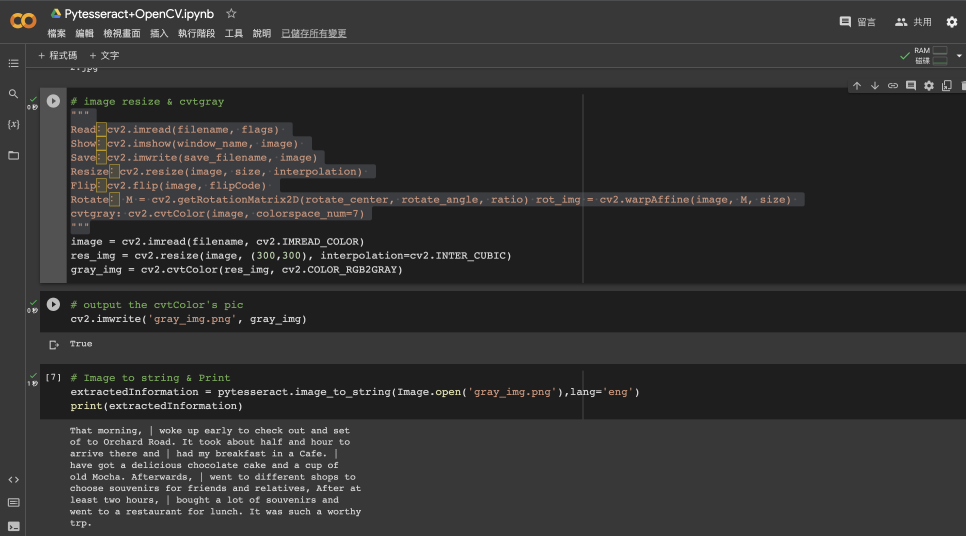
#> input picture pic/pic01.png, 2896 x 1608 px, found by its file name (shown at 1/3 size)
$ jupyter execute --allow-errors Pytesseract+OpenCV.ipynb   (shell and % lines are left out)
#> lines starting #> are read from the running program, lines starting #| are printed output that depends on the picture
[cell 1]
# Install tesseract-ocr & pytesseract

[cell 2]
# import package
import cv2
import numpy as np
import pytesseract
import shutil
import os
import random
try:
    from PIL import Image
except ImportError:
    import Image

[cell 3]
# file upload
from google.colab import files
uploaded = files.upload()
#> the answer given: pic01.png

[cell 4]
# get file name
filename = next(iter(uploaded))
print(filename)

[cell 5]
# image resize & cvtgray
"""
Read：cv2.imread(filename, flags)
Show：cv2.imshow(window_name, image)
Save：cv2.imwrite(save_filename, image)
Resize：cv2.resize(image, size, interpolation)
Flip：cv2.flip(image, flipCode)
Rotate： M = cv2.getRotationMatrix2D(rotate_center, rotate_angle, ratio) rot_img = cv2.warpAffine(image, M, size)
cvtgray: cv2.cvtColor(image, colorspace_num=7)
"""
image = cv2.imread(filename, cv2.IMREAD_COLOR)
#> image is the input picture: shape (1608, 2896, 3); mean B, G, R 49.3, 49.6, 49.9
res_img = cv2.resize(image, (300,300), interpolation=cv2.INTER_CUBIC)
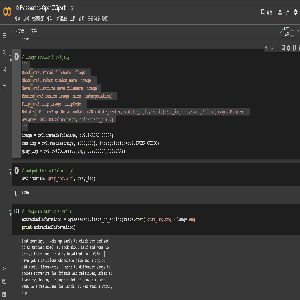
#> res_img: shape (300, 300, 3); mean B, G, R 49.6, 49.8, 50.2
gray_img = cv2.cvtColor(res_img, cv2.COLOR_RGB2GRAY)

[cell 6]
# output the cvtColor's pic
cv2.imwrite('gray_img.png', gray_img)
#> Out = True
